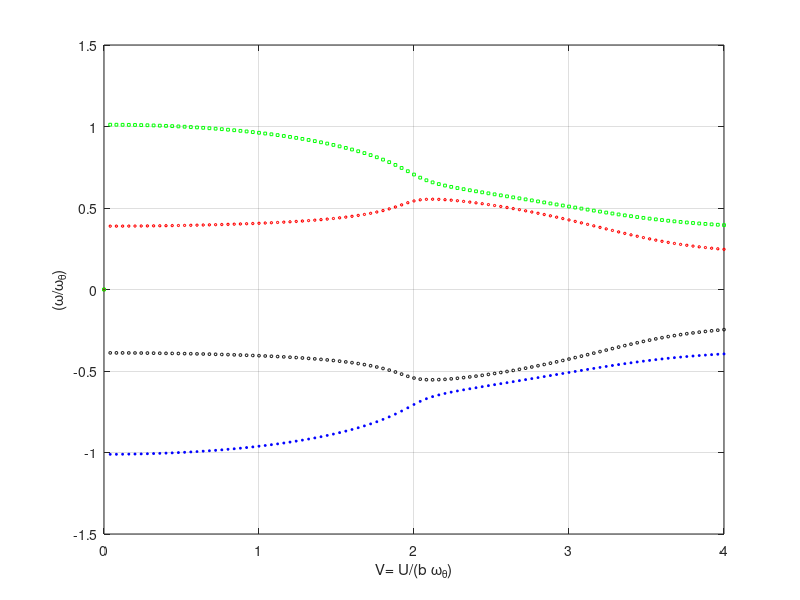
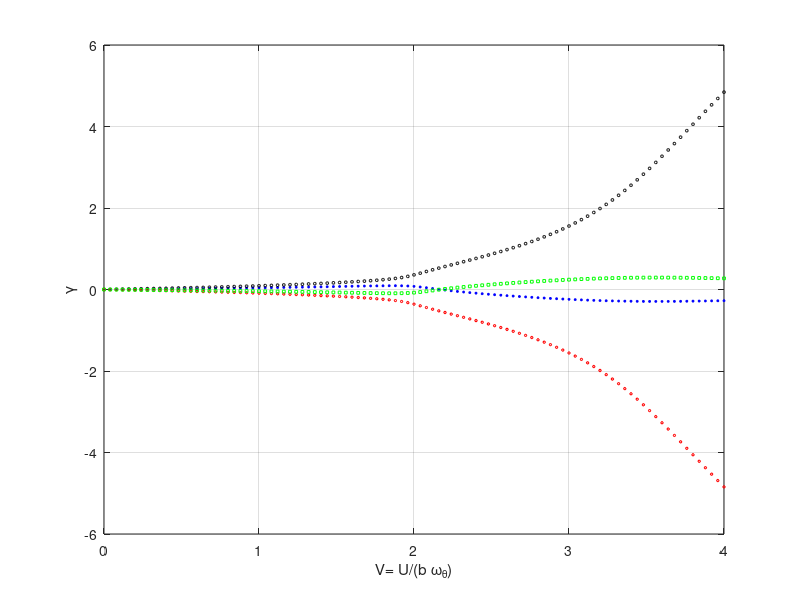

Source code (MATLAB) for these figures, in order:
% mech 6481 aeroelasticity pk method
clc;
clear;
close all;

%% code evaluation 
% variations 
a = -1/5;
e = -1/10;
xtheta = e-a;
mu = 20;
rs = 6/25; 
sigma = 2/5;

N = 101;


V_vec = linspace(0,4,N);
r1_v = zeros(1,N);
r2_v = zeros(1,N); 
r3_v = zeros(1,N);
r4_v = zeros(1,N); 
K_v = zeros(4,N);
Gamma = zeros(4,N);
omega_Dimensionless = zeros(4,N);
k_guess = 0.1;
Tolerance_v = 1e-7;

  for s=2:N
      V = V_vec (s);
      k = k_guess;

      for q = 1 : 4
         k_distance_v = 1;
          while abs(k_distance_v)>Tolerance_v
              C_fun_v = (0.01365+(0.2808*1i*k)-(k^2/2))/(0.01365+(0.3455*1i*k)-(k^2));
              f11_v = (sigma/V)^2-(k^2/mu)+((2*1i*k*C_fun_v)/mu);
              f12_v = ((k*(1i+(a*k)))+(C_fun_v*(2+(1i*k)*(1-(2*a)))))/mu;
              f21_v = ((a*k^2)-(1i*k*C_fun_v*(1+(2*a))))/mu;
              f22_v =((8*mu*rs/V^2)+(4*1i*(1+2*a))*((2*1i-k*(1-2*a)))*C_fun_v-k*(k-4*1i+8*a*(1i+a*k)))/(8*mu);
              poly_v = [(rs-xtheta^2) (0) (f22_v+(f11_v*rs)-(f21_v*xtheta)-(f12_v*xtheta)) (0) ((f11_v*f22_v)-(f12_v*f21_v))];
              rts_v = roots(poly_v);
              [not_v,arrange_v] = sort(imag(rts_v));
              rts_1_v = rts_v(arrange_v);
              k_new_v = imag(rts_1_v(q));
              Gamma_new_v = real(rts_1_v(q))/imag(rts_1_v(q));
              k_distance_v = k_new_v - k;
              k = k_new_v;
          end
          K_v(q,s) = k_new_v;
          Gamma(q,s) = Gamma_new_v;
          omega_Dimensionless(q,s) = k_new_v*V;
      end
  end

figure (1);
plot(V_vec,omega_Dimensionless(1,:),'b*','MarkerSize',2);
hold on;
plot(V_vec,omega_Dimensionless(2,:),'ko','MarkerSize',2);
plot(V_vec,omega_Dimensionless(3,:),'rd','MarkerSize',2);
plot(V_vec,omega_Dimensionless(4,:),'gs','MarkerSize',2);
grid on;
xlabel('V= U/(b \omega_\theta)');
ylabel('(\omega/\omega_\theta)');
figure (2);
plot(V_vec,Gamma(1,:),'b*','MarkerSize',2);
hold on;
plot(V_vec,Gamma(2,:),'ko','MarkerSize',2);
plot(V_vec,Gamma(3,:),'rd','MarkerSize',2);
plot(V_vec,Gamma(4,:),'gs','MarkerSize',2);
grid on;
xlabel('V= U/(b \omega_\theta)');
ylabel('\gamma');